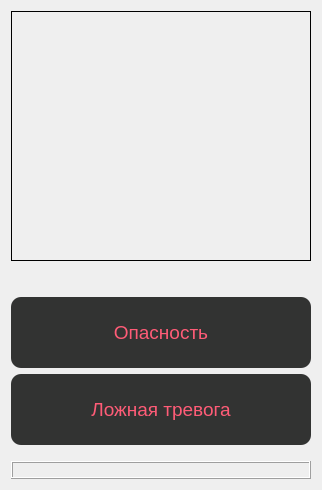
        <widget class="QWidget" name="tab">
         <property name="styleSheet">
          <string notr="true"> color:#ff5c77; </string>
         </property>
         <attribute name="title">
          <string>Обнаружение</string>
         </attribute>
         <layout class="QGridLayout" name="gridLayout_2">
          <item row="0" column="1">
           <layout class="QVBoxLayout" name="verticalLayout_2">
            <item>
             <widget class="QLabel" name="label_2">
              <property name="enabled">
               <bool>true</bool>
              </property>
              <property name="sizePolicy">
               <sizepolicy hsizetype="Expanding" vsizetype="Fixed">
                <horstretch>0</horstretch>
                <verstretch>0</verstretch>
               </sizepolicy>
              </property>
              <property name="minimumSize">
               <size>
                <width>300</width>
                <height>250</height>
               </size>
              </property>
              <property name="maximumSize">
               <size>
                <width>3000</width>
                <height>16777215</height>
               </size>
              </property>
              <property name="autoFillBackground">
               <bool>false</bool>
              </property>
              <property name="styleSheet">
               <string notr="true">color:ff5c77</string>
              </property>
              <property name="frameShape">
               <enum>QFrame::Box</enum>
              </property>
              <property name="text">
               <string/>
              </property>
              <property name="scaledContents">
               <bool>true</bool>
              </property>
             </widget>
            </item>
            <item>
             <spacer name="verticalSpacer_10">
              <property name="orientation">
               <enum>Qt::Vertical</enum>
              </property>
              <property name="sizeType">
               <enum>QSizePolicy::Fixed</enum>
              </property>
              <property name="sizeHint" stdset="0">
               <size>
                <width>20</width>
                <height>30</height>
               </size>
              </property>
             </spacer>
            </item>
            <item>
             <widget class="QPushButton" name="pushButton">
              <property name="enabled">
               <bool>false</bool>
              </property>
              <property name="sizePolicy">
               <sizepolicy hsizetype="Expanding" vsizetype="Fixed">
                <horstretch>0</horstretch>
                <verstretch>0</verstretch>
               </sizepolicy>
              </property>
              <property name="minimumSize">
               <size>
                <width>200</width>
                <height>71</height>
               </size>
              </property>
              <property name="font">
               <font>
                <pointsize>14</pointsize>
               </font>
              </property>
              <property name="toolTip">
               <string/>
              </property>
              <property name="toolTipDuration">
               <number>-1</number>
              </property>
              <property name="autoFillBackground">
               <bool>false</bool>
              </property>
              <property name="styleSheet">
               <string notr="true">background: #323332; border-radius: 10px;</string>
              </property>
              <property name="text">
               <string>Опасность</string>
              </property>
             </widget>
            </item>
            <item>
             <widget class="QPushButton" name="pushButton_2">
              <property name="enabled">
               <bool>false</bool>
              </property>
              <property name="sizePolicy">
               <sizepolicy hsizetype="Expanding" vsizetype="Fixed">
                <horstretch>0</horstretch>
                <verstretch>0</verstretch>
               </sizepolicy>
              </property>
              <property name="minimumSize">
               <size>
                <width>100</width>
                <height>71</height>
               </size>
              </property>
              <property name="font">
               <font>
                <pointsize>14</pointsize>
               </font>
              </property>
              <property name="styleSheet">
               <string notr="true">background: #323332; border-radius: 10px;</string>
              </property>
              <property name="text">
               <string>Ложная тревога</string>
              </property>
             </widget>
            </item>
            <item>
             <spacer name="verticalSpacer_9">
              <property name="orientation">
               <enum>Qt::Vertical</enum>
              </property>
              <property name="sizeType">
               <enum>QSizePolicy::Fixed</enum>
              </property>
              <property name="sizeHint" stdset="0">
               <size>
                <width>20</width>
                <height>10</height>
               </size>
              </property>
             </spacer>
            </item>
            <item>
             <widget class="QLabel" name="label_8">
              <property name="maximumSize">
               <size>
                <width>16777215</width>
                <height>240</height>
               </size>
              </property>
              <property name="frameShape">
               <enum>QFrame::Box</enum>
              </property>
              <property name="frameShadow">
               <enum>QFrame::Raised</enum>
              </property>
              <property name="text">
               <string/>
              </property>
              <property name="pixmap">
               <pixmap>map.jpg</pixmap>
              </property>
              <property name="scaledContents">
               <bool>true</bool>
              </property>
             </widget>
            </item>
           </layout>
          </item>
         </layout>
        </widget>
